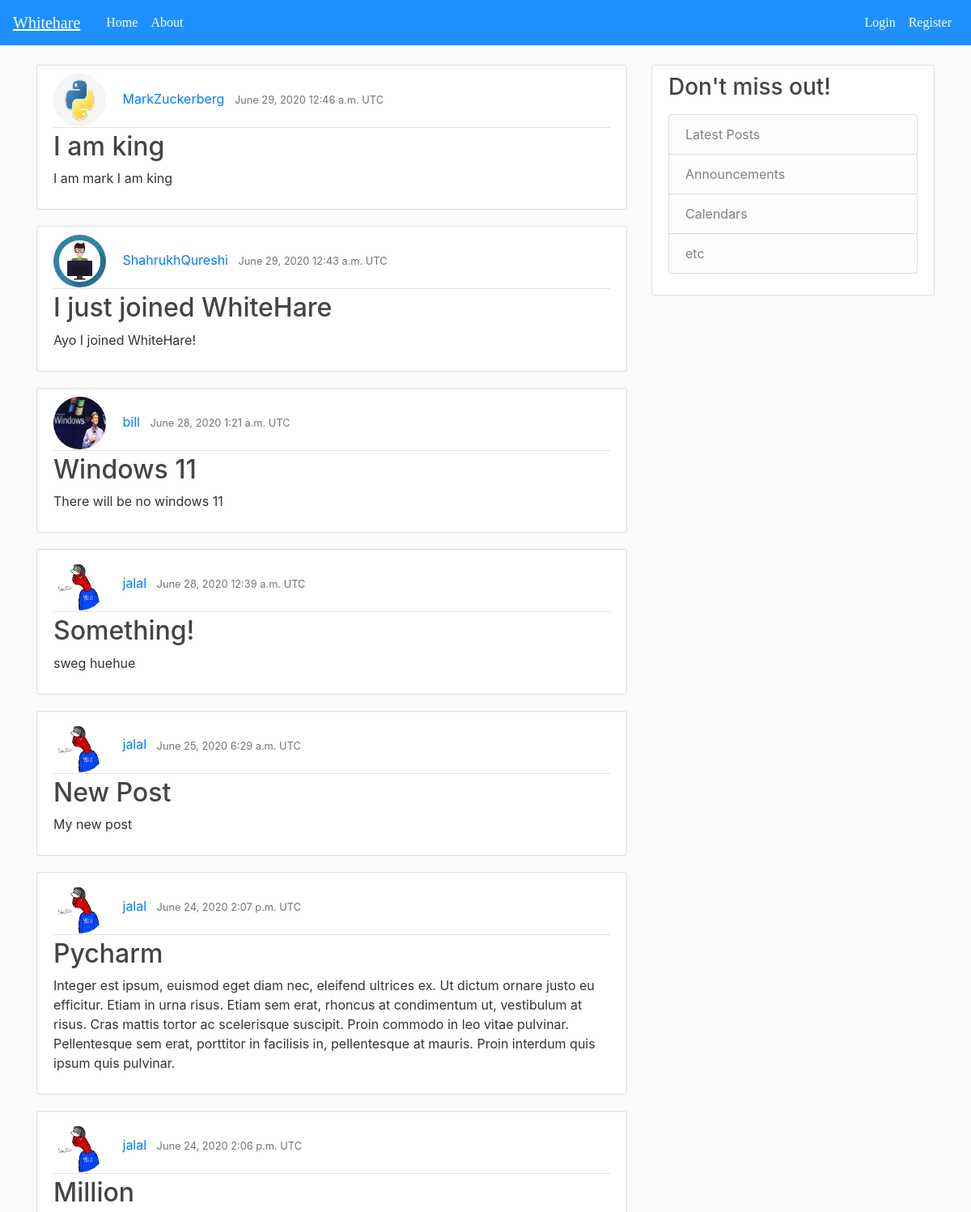
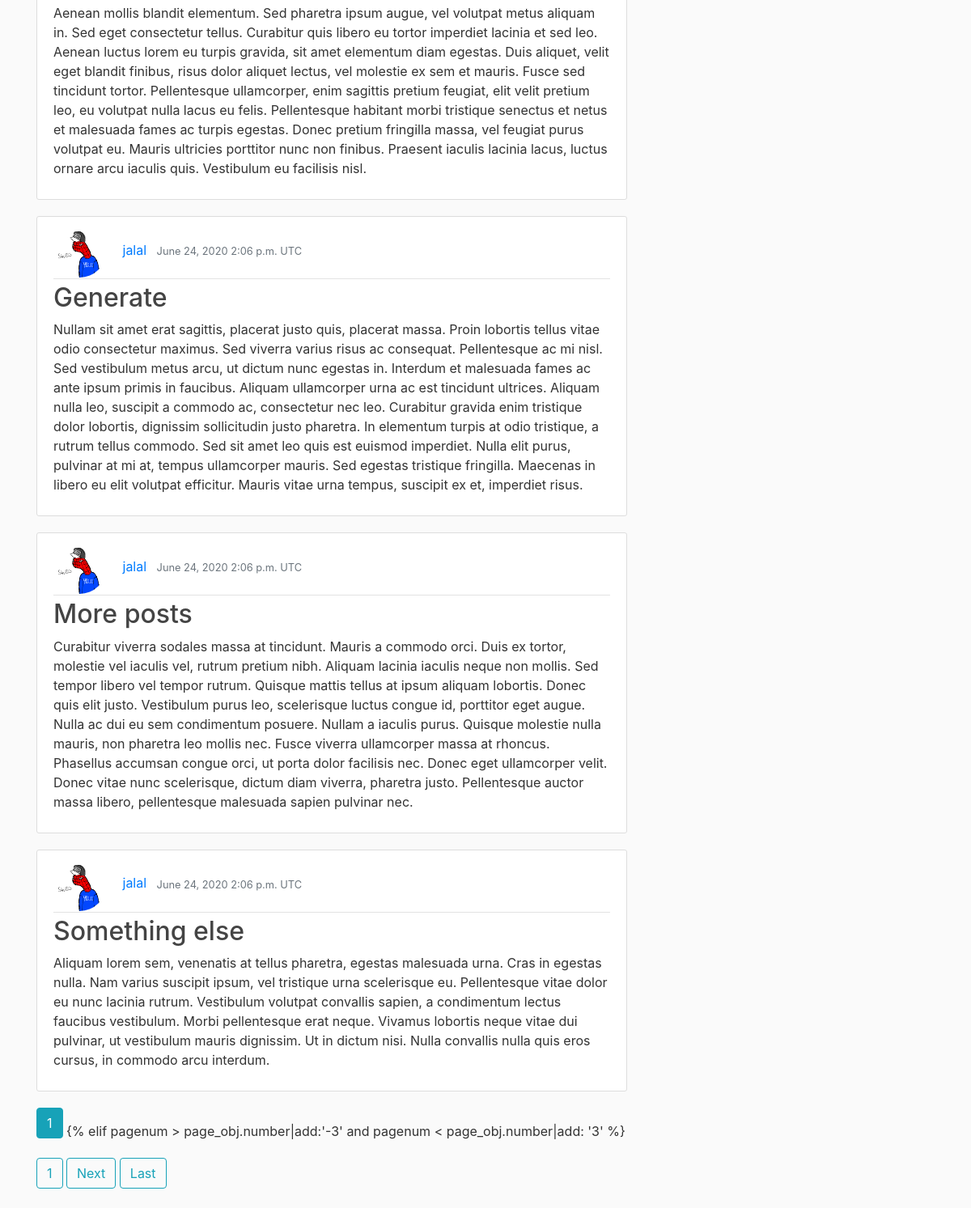
The page / on the database its author committed (2 pictures, top to bottom).
### blog/models.py (models this page shows, shortened)
class Post(models.Model):
    title = models.CharField(max_length=50)
    content = models.TextField()
    date_posted = models.DateTimeField(default=timezone.now)
    last_modified = models.DateTimeField(auto_now=True)
    author = models.ForeignKey(User, on_delete=models.CASCADE)

### users/models.py (models this page shows, shortened)
class Profile(models.Model):
    user = models.OneToOneField(User, on_delete=models.CASCADE)
    image = models.ImageField(default='default.jpg', upload_to='profile_pics')

### blog/views.py (the view)
# urls.py: path('', PostListView.as_view(), name='blog-home'),
class PostListView(ListView):
    model = Post
    template_name = 'home.html'
    context_object_name = 'posts'
    ordering = ['-date_posted']
    paginate_by = 10

### templates/home.html (shortened to what this page needs)
{% extends 'base.html' %} {% block body %} {% for post in posts %}
<article class="media content-section">
    <div class="media-body">
        <div class="article-metadata">
            <img class="rounded-circle article-img" src="{{ post.author.profile.image.url }}">
            <a class="mr-2" href="{% url 'user-posts' post.author.username%}">{{ post.author }}</a>
            <small class="text-muted">{{ post.date_posted |date:"F d, Y P e" }}</small>
        </div>
        <h2><a class="article-title" href="{% url 'post-detail' post.id %}">{{ post.title }}</a></h2>
        <p class="article-content">{{ post.content }}</p>
    </div>
</article>
{% endfor %} {% if is_paginated %}  {% for pagenum in page_obj.paginator.page_range %} {% if page_obj.number == pagenum %}
<a class='btn btn-info mb-4' href="?page={{ pagenum }}">{{ pagenum }}</a> {% elif pagenum > page_obj.number|add:'-3' and pagenum
< page_obj.number|add: '3' %} <a class='btn btn-outline-info mb-4' href="?page={{ pagenum }}">{{ pagenum }}</a>
    {% endif %} {% endfor %} {% if page_obj.has_next %}
    <a class='btn btn-outline-info mb-4' href="?page={{ page_obj.next_page_number }}">Next</a>
    <a class='btn btn-outline-info mb-4' href="?page={{ page_obj.paginator.num_pages }}">Last</a> {% endif %} {% endif %} {% endblock body %}

### templates/base.html (shortened to what this page needs)
{% load static %}
<!DOCTYPE html>
<html lang="en">
<head>
    <link rel="stylesheet" href="https://stackpath.bootstrapcdn.com/bootstrap/4.5.0/css/bootstrap.min.css">
    <link rel="stylesheet" type="text/css" href="{% static 'blog/main.css' %}">
    <link rel="stylesheet" href="/static/blog/fonts.css">
</head>
<body>
    <header class="site-header" style="font-family: Gravity-Light;">
        <nav class="navbar navbar-expand-md navbar-dark bg-steel fixed-top">
            <a class="navbar-brand mr-4" href="/"><u>Whitehare</u></a>
            <div class="collapse navbar-collapse" id="navbarToggle">
                <div class="navbar-nav mr-auto">
                    <a class="nav-item nav-link" href="{% url 'blog-home' %}">Home</a>
                    <a class="nav-item nav-link" href="{% url 'blog-about' %}">About</a>
                </div>
                <div class="navbar-nav">
                    {% if user.is_authenticated %}
                    <form class="form-inline" method="GET" action="/s">
                        <input class="form-control mr-sm-2" type="text" placeholder="Search" name="search">
                        <button class="btn btn-outline-success my-2 my-sm-0" type="submit" style="color: white;">Search</button>
                    </form>
                    {% else %}<a class="nav-item nav-link" href="{% url 'user-login' %}">Login</a>
                    <a class="nav-item nav-link" href="{% url 'user-registration' %}">Register</a>{% endif %}
                </div>
            </div>
        </nav>
    </header>
    <main role="main" class="container">
        <div class="row">
            <div class="col-md-8">
                 {% block body %}{% endblock body %}
            </div>
            <div class="col-md-4">
                <div class="content-section">
                    <h3>Don't miss out!</h3>
                    <p class='text-muted'>
                        <ul class="list-group">
                            <li class="list-group-item list-group-item-light">Latest Posts</li>
                            <li class="list-group-item list-group-item-light">Announcements</li>
                            <li class="list-group-item list-group-item-light">Calendars</li>
                            <li class="list-group-item list-group-item-light">etc</li>
                        </ul>
                    </p>
                </div>
            </div>
        </div>
    </main>
</body>
</html>

### static/blog/main.css (style rules this page uses)
body { background: #fafafa; color: #333333; margin-top: 5rem; }
h1, h2, h3, h4, h5, h6 { color: #444444; }
ul { margin: 0; }
.bg-steel { background-color: dodgerblue; }
.site-header .navbar-nav .nav-link { color: white; }
.content-section { background: #ffffff; padding: 10px 20px; border: 1px solid #dddddd; border-radius: 3px; margin-bottom: 20px; }
.article-title { color: #444444; }
.article-content { white-space: pre-line; }
.article-img { height: 65px; width: 65px; margin-right: 16px; }
.article-metadata { padding-bottom: 1px; margin-bottom: 4px; border-bottom: 1px solid #e3e3e3 }

### rows shown on the page
Post: author.profile.image (placeholder picture), author "MarkZuckerberg", date_posted "June 29, 2020 12:46 a.m. UTC", title "I am king", content "I am mark I am king"
Post: author.profile.image (picture), author "ShahrukhQureshi", date_posted "June 29, 2020 12:43 a.m. UTC", title "I just joined WhiteHare", content "Ayo I joined WhiteHare!"
Post: author.profile.image (picture), author "bill", date_posted "June 28, 2020 1:21 a.m. UTC", title "Windows 11", content "There will be no windows 11"
Post: author.profile.image (picture), author "jalal", date_posted "June 28, 2020 12:39 a.m. UTC", title "Something!", content "sweg huehue"
Post: author.profile.image (picture), author "jalal", date_posted "June 25, 2020 6:29 a.m. UTC", title "New Post", content "My new post"
Post: author.profile.image (picture), author "jalal", date_posted "June 24, 2020 2:07 p.m. UTC", title "Pycharm", content "Integer est ipsum, euismod eget diam nec, eleifend ultrices ex. Ut dictum ornare justo eu efficitur. Etiam in urna risus. Etiam sem erat, rhoncus at condimentum ut, vestibulum at risus. Cras mattis tortor ac scelerisque suscipit. Proin commodo in leo vitae pulvinar. Pellentesque sem erat, porttitor in facilisis in, pellentesque at mauris. Proin interdum quis ipsum quis pulvinar."
Post: author.profile.image (picture), author "jalal", date_posted "June 24, 2020 2:06 p.m. UTC", title "Million", content "Aenean mollis blandit elementum. Sed pharetra ipsum augue, vel volutpat metus aliquam in. Sed eget consectetur tellus. Curabitur quis libero eu tortor imperdiet lacinia et sed leo. Aenean luctus lorem eu turpis gravida, sit amet elementum diam egestas. Duis aliquet, velit eget blandit finibus, risus dolor aliquet lectus, vel molestie ex sem et mauris. Fusce sed tincidunt tortor. Pellentesque ullamcorper, enim sagittis pretium feugiat, elit velit pretium leo, eu volutpat nulla lacus eu felis. Pellentesque habitant morbi tristique senectus et netus et malesuada fames ac turpis egestas. Donec pretium fringilla massa, vel feugiat purus volutpat eu. Mauris ultricies porttitor nunc non finibus.…"
Post: author.profile.image (picture), author "jalal", date_posted "June 24, 2020 2:06 p.m. UTC", title "Generate", content "Nullam sit amet erat sagittis, placerat justo quis, placerat massa. Proin lobortis tellus vitae odio consectetur maximus. Sed viverra varius risus ac consequat. Pellentesque ac mi nisl. Sed vestibulum metus arcu, ut dictum nunc egestas in. Interdum et malesuada fames ac ante ipsum primis in faucibus. Aliquam ullamcorper urna ac est tincidunt ultrices. Aliquam nulla leo, suscipit a commodo ac, consectetur nec leo. Curabitur gravida enim tristique dolor lobortis, dignissim sollicitudin justo pharetra. In elementum turpis at odio tristique, a rutrum tellus commodo. Sed sit amet leo quis est euismod imperdiet. Nulla elit purus, pulvinar at mi at, tempus ullamcorper mauris. Sed egestas tristique…"
Post: author.profile.image (picture), author "jalal", date_posted "June 24, 2020 2:06 p.m. UTC", title "More posts", content "Curabitur viverra sodales massa at tincidunt. Mauris a commodo orci. Duis ex tortor, molestie vel iaculis vel, rutrum pretium nibh. Aliquam lacinia iaculis neque non mollis. Sed tempor libero vel tempor rutrum. Quisque mattis tellus at ipsum aliquam lobortis. Donec quis elit justo. Vestibulum purus leo, scelerisque luctus congue id, porttitor eget augue. Nulla ac dui eu sem condimentum posuere. Nullam a iaculis purus. Quisque molestie nulla mauris, non pharetra leo mollis nec. Fusce viverra ullamcorper massa at rhoncus. Phasellus accumsan congue orci, ut porta dolor facilisis nec. Donec eget ullamcorper velit. Donec vitae nunc scelerisque, dictum diam viverra, pharetra justo. Pellentesque…"
Post: author.profile.image (picture), author "jalal", date_posted "June 24, 2020 2:06 p.m. UTC", title "Something else", content "Aliquam lorem sem, venenatis at tellus pharetra, egestas malesuada urna. Cras in egestas nulla. Nam varius suscipit ipsum, vel tristique urna scelerisque eu. Pellentesque vitae dolor eu nunc lacinia rutrum. Vestibulum volutpat convallis sapien, a condimentum lectus faucibus vestibulum. Morbi pellentesque erat neque. Vivamus lobortis neque vitae dui pulvinar, ut vestibulum mauris dignissim. Ut in dictum nisi. Nulla convallis nulla quis eros cursus, in commodo arcu interdum."

### other values the page prints
{{ pagenum }} "1"
